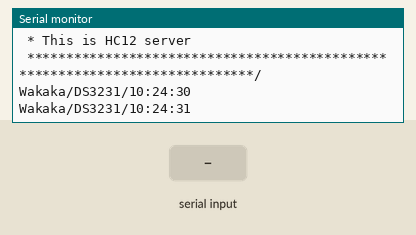
Simulated run of this program. Board: Arduino Uno, built with avr-gcc and run on an emulated ATmega328P. Parts: the last lines printed to the serial monitor. The inputs (shaded band) are chosen by the test bench. The local clock reads 2024-03-15 10:24:30 at power-on unless the program sets it.

Above: at 1.3 s.
1.4 s: "CSI\n" received over the second serial link
At 1.8 s:
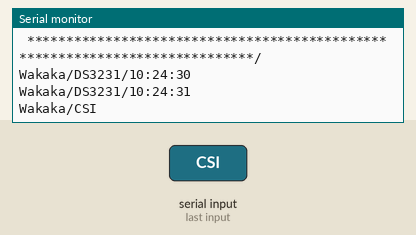
2.9 s: "HTI\n" received over the second serial link
4.4 s: "90,45\n" received over the second serial link
At 4.9 s:
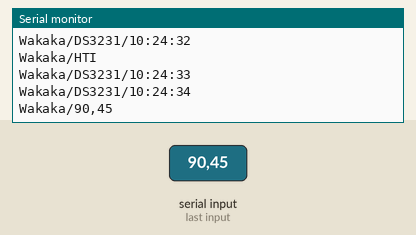
5.9 s: "10\n" received over the second serial link
At 6.02 s:
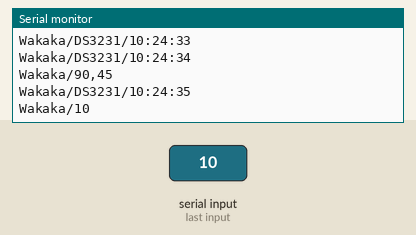
7.4 s: "1,90,45\n" received over the second serial link
At 7.9 s:
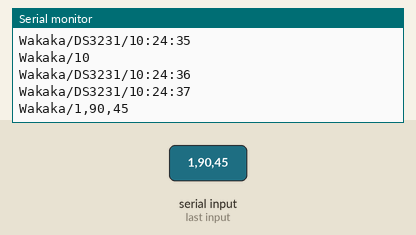
Timing chart, 0 to 9.9 s (numbered marks = the images above; inputs shaded):
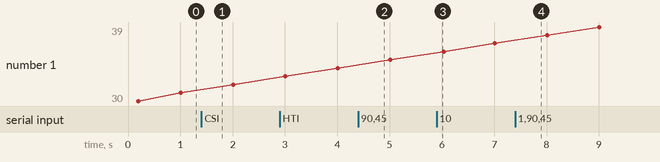

The program:

main.cpp
```cpp
#include <Arduino.h>
/*    Arduino Long Range Wireless Communication using HC-12
                      Example 01
   by Dejan Nedelkovski, www.HowToMechatronics.com
*/
#include <SoftwareSerial.h>
SoftwareSerial HC12(2, 3); // HC-12 TX Pin, HC-12 RX Pin
byte count = 0;

//
#include <DS3231.h>
#include <Wire.h>

DS3231 ds3231;
bool Century, h12, PM;
// Alarm
// byte ADay, AHour, AMinute, ASecond, ABits;
// bool ADy, A12h, Apm;
byte year, month, date, DoW, hour, minute, second;

/****************************************************************************
 * Clock Manage
 * GalaxyClockTimer: 1 tick per second for PC.
 * ClockSynchronizationTimer: HC12 Server transmit synchronize time to other arduinos.
 * HC12TransmissionTimer: Transimit server commands that collect from PC.
 ****************************************************************************/
unsigned long GalaxyClockTimer, ClockSynchronizationTimer, HC12TransmissionTimer;
int ClockSynchronizationInterval = 3000, HC12TransmissionInterval = 500;

void SetTime(byte year, byte month, byte date, byte DoW, byte hour, byte minute, byte second);
#define SIZE_OF_ARRAY(ary) sizeof(ary) / sizeof(*ary)

/****************************************************************************
 * Split Method
 ****************************************************************************/
String Split(String data, char separator, int index);
String Split(String data, char separator, int index)
{
  int found = 0;
  int strIndex[] = {0, -1};
  int maxIndex = data.length() - 1;

  for (int i = 0; i <= maxIndex && found <= index; i++)
  {
    if (data.charAt(i) == separator || i == maxIndex)
    {
      found++;
      strIndex[0] = strIndex[1] + 1;
      strIndex[1] = (i == maxIndex) ? i + 1 : i;
    }
  }
  return found > index ? data.substring(strIndex[0], strIndex[1]) : "";
}

void setup()
{
  Serial.begin(9600); // Serial port to computer
  HC12.begin(9600);   // Serial port to HC12
  Wire.begin();
  Serial.println(F("/****************************************************************************"));
  Serial.println(F(" * This is HC12 server"));
  Serial.println(F(" ****************************************************************************/"));
  // SetTime(20, 06, 29, 01, 15, 04, 00);
}

uint8_t rxBuffer, txBuffer;
String rxData = "", txData = "", txDataList[6];
bool txHasData = false;
int txIndex = 0;

String checkingDataList[100];
bool checkingHasData = false, isChecking = false;
int checkingIndex = 0;
int countDevice = 0;

char msgSerial;

void loop()
{
  if (millis() > GalaxyClockTimer)
  {
    GalaxyClockTimer += 1000;

    // 讀取 DS3231 的時間資料
    second = ds3231.getSecond();
    minute = ds3231.getMinute();
    hour = ds3231.getHour(h12, PM);

    // PC Master correction time
    Serial.print(F("Wakaka/DS3231/"));
    hour < 10 ? Serial.print(F("0")) : Serial.print(F(""));
    Serial.print(hour, DEC);
    minute < 10 ? Serial.print(F(":0")) : Serial.print(F(":"));
    Serial.print(minute, DEC);
    second < 10 ? Serial.print(F(":0")) : Serial.print(F(":"));
    Serial.println(second);
  }

  if (millis() > ClockSynchronizationTimer)
  {
    ClockSynchronizationTimer += ClockSynchronizationInterval;

    // 空間Arduino對時
    HC12.print(F("Z/S/"));
    HC12.print(hour, DEC);
    HC12.print(F(":"));
    HC12.print(minute, DEC);
    HC12.print(F(":"));
    HC12.print(second, DEC);
    HC12.println();
  }

  if (millis() > HC12TransmissionTimer)
  {
    HC12TransmissionTimer += HC12TransmissionInterval;
    delay(10);

    for (size_t i = 0; i < SIZE_OF_ARRAY(txDataList); i++)
    {
      if (txDataList[i] != "" && txHasData)
      {
        HC12.println(txDataList[i]);
        txDataList[i] = "";
      }
    }
    txHasData = false;
    txIndex = 0;
  }

  while (HC12.available())
  { // If HC-12 has data
    rxBuffer = HC12.read();
    if (rxBuffer == '\0' || (rxBuffer != 10 && rxBuffer != 13 && rxBuffer < 32) || rxBuffer > 126)
      break;
    rxData += (char)rxBuffer;
    if (rxBuffer == 10) // LF character
    {
      Serial.print(F("Wakaka/"));
      Serial.print(rxData);
      rxData = "";
    }
  }

  while (Serial.available())
  {
    txBuffer = Serial.read();
    if (txBuffer == '\0' || (txBuffer != 10 && txBuffer != 13 && txBuffer < 32) || txBuffer > 126)
      break;
    txData += (char)txBuffer;
    if (txBuffer == 10) // LF character
    {
      if (Split(txData, '/', 1) == "CSI")
        ClockSynchronizationInterval = Split(txData, '/', 2).toInt();
      else if (Split(txData, '/', 1) == "HTI")
        HC12TransmissionInterval = Split(txData, '/', 2).toInt();
      else
      {
        if (txIndex > 5) // Max transmission count once
          return;
        txDataList[txIndex] = txData;
        txIndex++;
        txHasData = true;
      }
      txData = "";
    }
  }
}

// String rxHead = getValue(rxData, '/', 0);
// String rxCommand = getValue(rxData, '/', 3);

// if (rxCommand == "Unlock" && txIndex < 5)
// {
//   txData[txIndex] = rxHead + "/" + rxCommand + "/"; // 最後一個斜線用與分離LF
//   txIndex++;
//   txHasData = true;
// }
// 同步到Unity

void SetTime(byte year, byte month, byte date, byte DoW, byte hour, byte minute, byte second)
{
  ds3231.setSecond(second); //Set the second
  ds3231.setMinute(minute); //Set the minute 设置分钟
  ds3231.setHour(hour);     //Set the hour 设置小时
  ds3231.setDoW(DoW);       //Set the day of the week 设置星期几
  ds3231.setDate(date);     //Set the date of the month 设置月份
  ds3231.setMonth(month);   //Set the month of the year 设置一年中的月份
  ds3231.setYear(year);     //Set the year (Last two digits of the year) 设置年份(在今年的最后两位数——比如2013年最后的13)
}
```

Measured:
- after the input at 1.4 s, the serial monitor: prints a new line at once (image 1)
- after the input at 4.4 s, the serial monitor: prints a new line at once (image 2)
- after the input at 5.9 s, the serial monitor: prints a new line at once (image 3)
- after the input at 7.4 s, the serial monitor: prints a new line at once (image 4)
